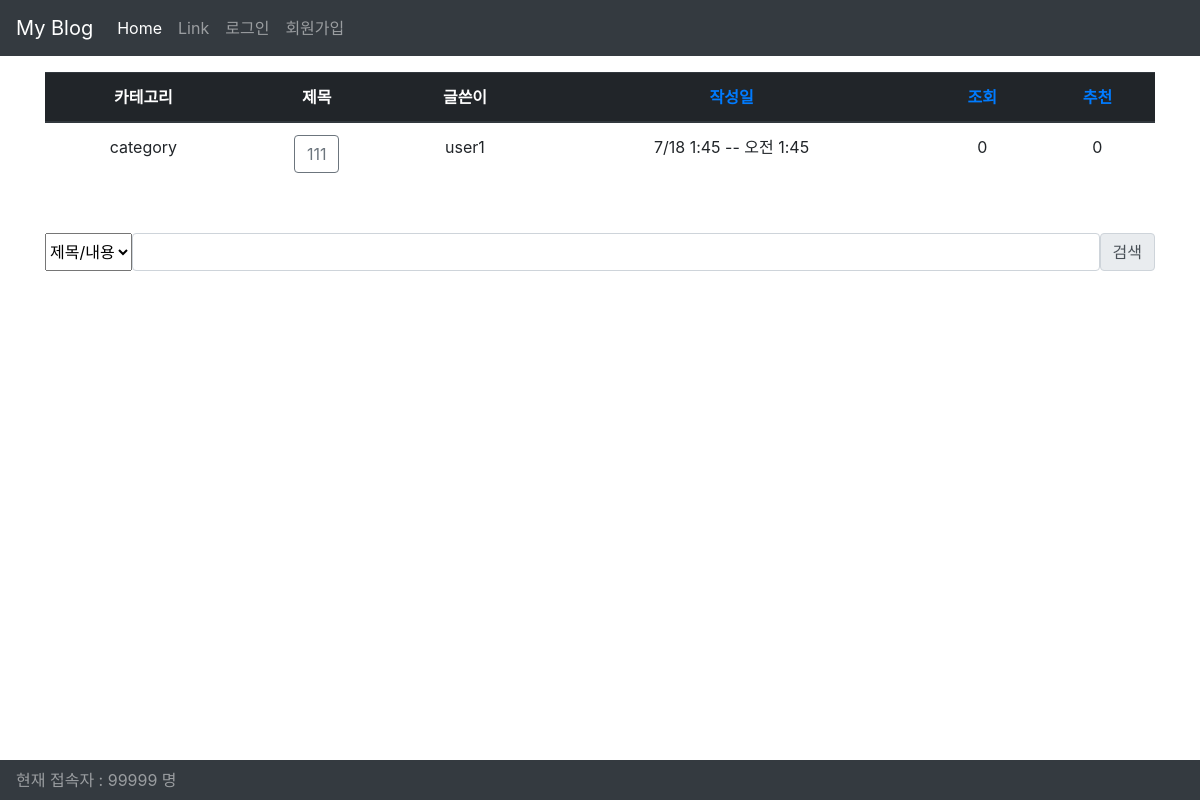
The page /blog/ on the database as committed earlier.
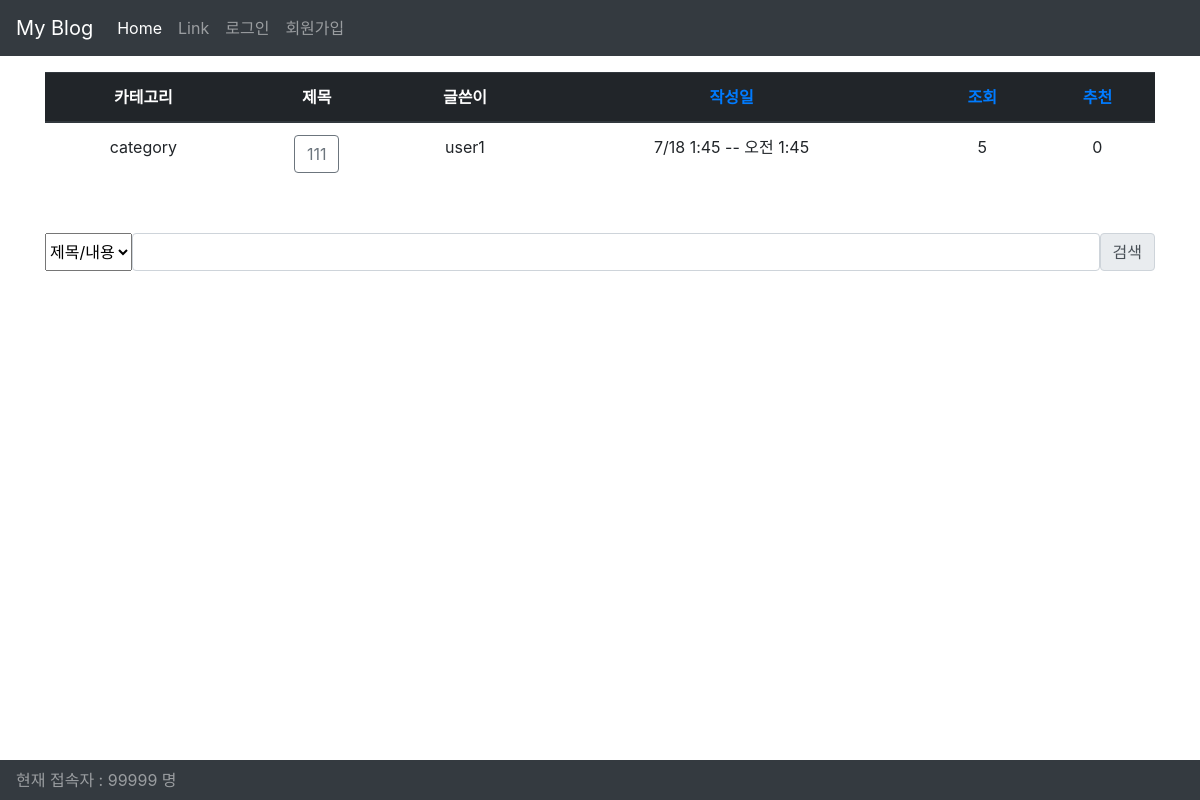
The same page on the database as committed later.
### blog/models.py (models this page shows)
class Post(models.Model):
    title = models.CharField(max_length=200)
    content = models.TextField()
    writer = models.ForeignKey(User, on_delete=models.CASCADE)
    updated_at = models.DateTimeField(auto_now=True)
    created_at = models.DateTimeField(auto_now_add=True)
    views = models.IntegerField(default=0)
    likes = models.IntegerField(default=0)
    category = models.CharField(max_length=50)

### blog/views.py (the view)
# urls.py: path("", views.PostList.as_view(), name="list"),
class PostList(View):
    def get(self, request):
        posts = Post.objects.all().order_by('-created_at')
        if request.GET.get('sort'):
            sort = request.GET.get('sort')
            print(request.GET.get('sort'))
        else:
            sort = 'created_at'
        context = {
            "posts": posts,
            "sort": sort,
        }
        return render(request, "blog/post_list.html", context)

### blog/templates/blog/post_list.html (shortened to what this page needs)
{% extends 'base.html' %}
{% block content %}
{% if posts %}
<table class="table table-hover text-center">
    <thead class="thead-dark">
        <tr>
            <th>카테고리</th>
            <th>제목</th>
            <th>글쓴이</th>
            <th><a href="?sort=created_at" class="text-reset">작성일</a></th>
            <th><a href="?sort=views" class="text-reset">조회</a></th>
            <th><a href="?sort=likes" class="text-reset">추천</a></th>
        </tr>
    </thead>
    <tbody>
        {% if sort %}
            {% for post in posts|dictsortreversed:sort %}
            <tr>
                <td>category</td>
                <td><a href="{% url 'blog:detail' post_id=post.pk %}" class="btn btn-outline-secondary">{{ post.title }}</a></td>
                <td>{{ post.writer }}</td>
                <td>{{ post.created_at.month }}/{{ post.created_at.day }} {{ post.created_at.hour }}:{{ post.created_at.minute }} -- {{ post.created_at.time }}</td>
                <td>{{ post.views }}</td>
                <td>{{ post.likes }}</td>
            </tr>
            {% endfor %}
        {% endif %}
    </tbody>
</table>
{% else %}
    {% if query %}
    <p>일치하는 검색 결과가 없습니다.</p>
    {% else %}
    <p>작성된 게시글이 없습니다.</p>
    {% endif %}
{% endif %}
<form action="{% url 'blog:search' %}" method='get' class='d-flex mt-5'>
    <select class="form-select" name='q-opt'>
        <option selected value="1">제목/내용</option>
    </select>
    <input type="text" name='q' class='form-control'>
    <input type="submit" value="검색" class="input-group-text">
</form>
{% endblock content %}

### templates/base.html (shortened to what this page needs)
<!DOCTYPE html>
<html lang="kr">
  <head>
    <link rel="stylesheet" href="https://cdn.jsdelivr.net/npm/bootstrap@4.0.0/dist/css/bootstrap.min.css" />
  </head>
  <body>
    <nav class="navbar sticky-top navbar-expand-lg navbar-dark bg-dark ps-3">
      <a class="navbar-brand mw-5" href="{% url 'blog:list' %}">My Blog</a>
      <div class="collapse navbar-collapse" id="navbarSupportedContent">
        <ul class="navbar-nav mr-auto">
          <li class="nav-item active">
            <a class="nav-link" href="#">Home</a>
          </li>
          <li class="nav-item">
            <a class="nav-link" href="#">Link</a>
          </li>
          {% if request.user.is_authenticated %}
          <li class="nav-item">
            <a class="nav-link" href="{% url 'user:logout' %}">로그아웃</a>
          </li>
          {% else %}
          <li class="nav-item">
            <a class="nav-link" href="{% url 'user:login' %}">로그인</a>
          </li>
          <li class="nav-item">
            <a class="nav-link" href="{% url 'user:register' %}">회원가입</a>
          </li>
          {% endif %}
        </ul>
      </div>
    </nav>
    <div class="container mt-3">
        {% block content %}
        {% endblock %}
    </div>
    <nav class="navbar fixed-bottom navbar-expand-sm navbar-dark bg-dark">
        <span class="navbar-text p-0">현재 접속자 : 99999 명</span>
    </nav>
  </body>
</html>

Rows that differ between the two databases and show on the page:
changed Post "오전 1:45": views "0" → "5"
